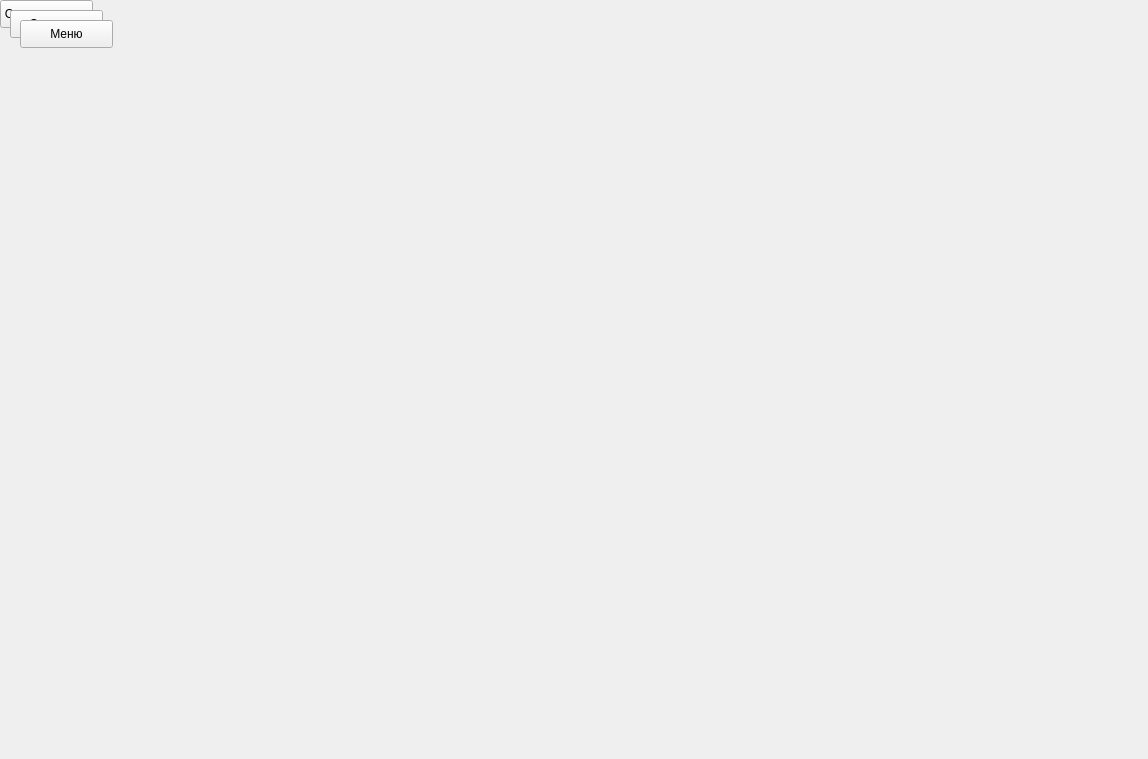
<?xml version="1.0" encoding="UTF-8"?>
<ui version="4.0">
 <class>MainWindow</class>
 <widget class="QMainWindow" name="MainWindow">
  <property name="enabled">
   <bool>true</bool>
  </property>
  <property name="geometry">
   <rect>
    <x>0</x>
    <y>0</y>
    <width>1148</width>
    <height>759</height>
   </rect>
  </property>
  <property name="windowTitle">
   <string>MainWindow</string>
  </property>
  <widget class="QWidget" name="centralWidget">
   <property name="sizePolicy">
    <sizepolicy hsizetype="Expanding" vsizetype="Expanding">
     <horstretch>1</horstretch>
     <verstretch>1</verstretch>
    </sizepolicy>
   </property>
   <property name="minimumSize">
    <size>
     <width>800</width>
     <height>400</height>
    </size>
   </property>
   <property name="autoFillBackground">
    <bool>false</bool>
   </property>
   <widget class="QPushButton" name="buildbtn">
    <property name="geometry">
     <rect>
      <x>0</x>
      <y>0</y>
      <width>93</width>
      <height>28</height>
     </rect>
    </property>
    <property name="sizePolicy">
     <sizepolicy hsizetype="Expanding" vsizetype="Expanding">
      <horstretch>1</horstretch>
      <verstretch>1</verstretch>
     </sizepolicy>
    </property>
    <property name="text">
     <string>Строительство</string>
    </property>
   </widget>
   <widget class="QPushButton" name="creatorbtn">
    <property name="geometry">
     <rect>
      <x>10</x>
      <y>10</y>
      <width>93</width>
      <height>28</height>
     </rect>
    </property>
    <property name="sizePolicy">
     <sizepolicy hsizetype="Expanding" vsizetype="Expanding">
      <horstretch>1</horstretch>
      <verstretch>1</verstretch>
     </sizepolicy>
    </property>
    <property name="styleSheet">
     <string notr="true">background-image: url(:/img/img/button_texture.jpg);
</string>
    </property>
    <property name="text">
     <string>Создание</string>
    </property>
   </widget>
   <widget class="QLabel" name="house1">
    <property name="geometry">
     <rect>
      <x>-50</x>
      <y>-60</y>
      <width>231</width>
      <height>191</height>
     </rect>
    </property>
    <property name="text">
     <string/>
    </property>
    <property name="pixmap">
     <pixmap resource="src.qrc">:/img/img/house2.png</pixmap>
    </property>
    <property name="scaledContents">
     <bool>true</bool>
    </property>
   </widget>
   <widget class="QLabel" name="house2">
    <property name="geometry">
     <rect>
      <x>-30</x>
      <y>-30</y>
      <width>191</width>
      <height>211</height>
     </rect>
    </property>
    <property name="text">
     <string/>
    </property>
    <property name="pixmap">
     <pixmap resource="src.qrc">:/img/img/house1.png</pixmap>
    </property>
    <property name="scaledContents">
     <bool>true</bool>
    </property>
   </widget>
   <widget class="QLabel" name="house3">
    <property name="geometry">
     <rect>
      <x>20</x>
      <y>-20</y>
      <width>171</width>
      <height>211</height>
     </rect>
    </property>
    <property name="text">
     <string/>
    </property>
    <property name="pixmap">
     <pixmap resource="src.qrc">:/img/img/house1.png</pixmap>
    </property>
    <property name="scaledContents">
     <bool>true</bool>
    </property>
   </widget>
   <widget class="QLabel" name="house4">
    <property name="geometry">
     <rect>
      <x>-30</x>
      <y>-30</y>
      <width>251</width>
      <height>231</height>
     </rect>
    </property>
    <property name="text">
     <string/>
    </property>
    <property name="pixmap">
     <pixmap resource="src.qrc">:/img/img/house2.png</pixmap>
    </property>
    <property name="scaledContents">
     <bool>true</bool>
    </property>
   </widget>
   <widget class="QLabel" name="house5">
    <property name="geometry">
     <rect>
      <x>-50</x>
      <y>-20</y>
      <width>251</width>
      <height>231</height>
     </rect>
    </property>
    <property name="text">
     <string/>
    </property>
    <property name="pixmap">
     <pixmap resource="src.qrc">:/img/img/house2.png</pixmap>
    </property>
    <property name="scaledContents">
     <bool>true</bool>
    </property>
   </widget>
   <widget class="QPushButton" name="menubtn">
    <property name="geometry">
     <rect>
      <x>20</x>
      <y>20</y>
      <width>93</width>
      <height>28</height>
     </rect>
    </property>
    <property name="sizePolicy">
     <sizepolicy hsizetype="Expanding" vsizetype="Expanding">
      <horstretch>1</horstretch>
      <verstretch>1</verstretch>
     </sizepolicy>
    </property>
    <property name="text">
     <string>Меню</string>
    </property>
   </widget>
   <widget class="QLabel" name="bg_label">
    <property name="geometry">
     <rect>
      <x>460</x>
      <y>190</y>
      <width>55</width>
      <height>16</height>
     </rect>
    </property>
    <property name="text">
     <string/>
    </property>
   </widget>
   <widget class="QWidget" name="animalWidget" native="true">
    <property name="geometry">
     <rect>
      <x>290</x>
      <y>120</y>
      <width>120</width>
      <height>80</height>
     </rect>
    </property>
   </widget>
   <zorder>bg_label</zorder>
   <zorder>animalWidget</zorder>
   <zorder>buildbtn</zorder>
   <zorder>creatorbtn</zorder>
   <zorder>house1</zorder>
   <zorder>house2</zorder>
   <zorder>house3</zorder>
   <zorder>house4</zorder>
   <zorder>house5</zorder>
   <zorder>menubtn</zorder>
  </widget>
 </widget>
 <layoutdefault spacing="6" margin="11"/>
 <resources>
  <include location="src.qrc"/>
 </resources>
 <connections/>
</ui>
